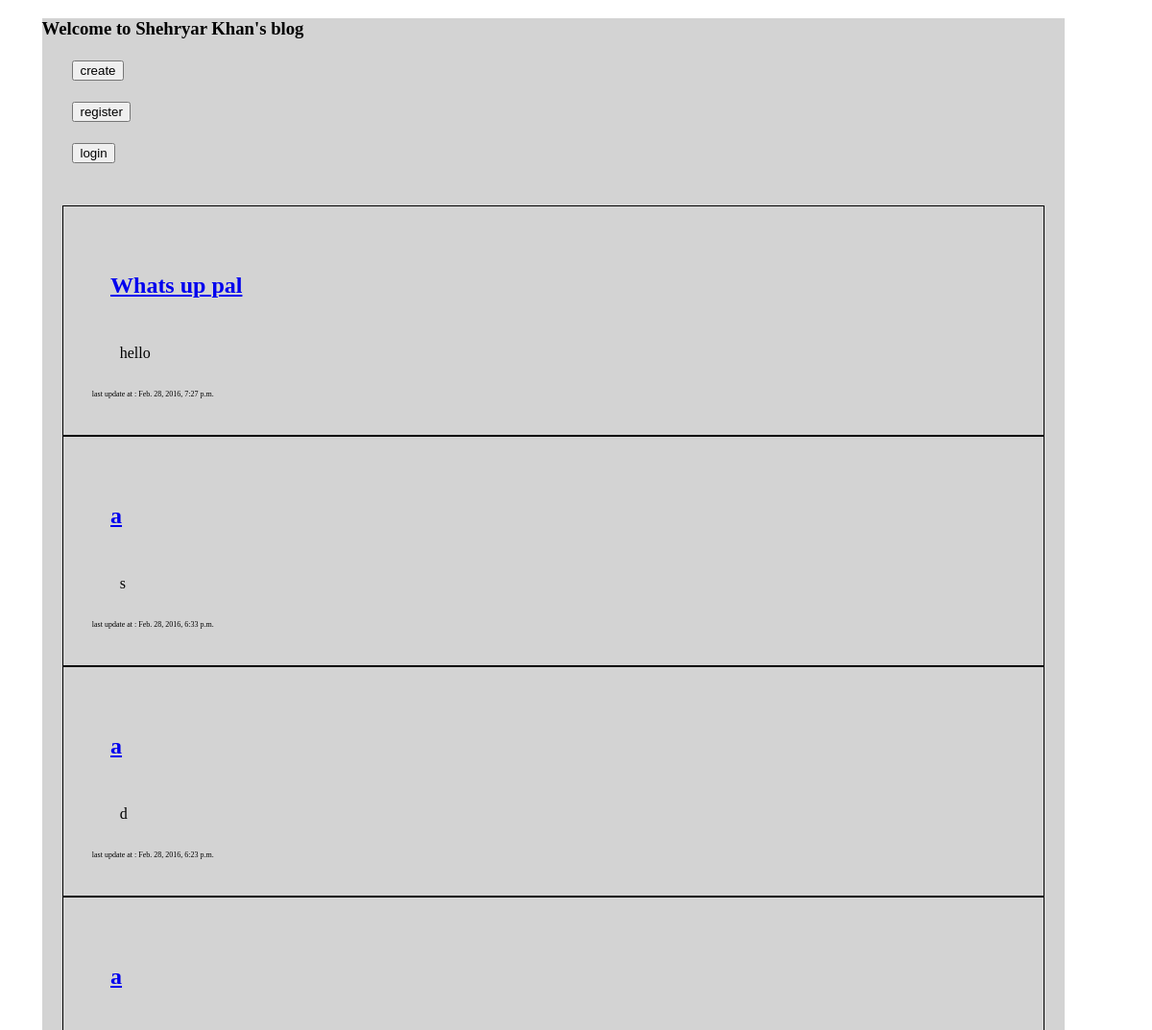
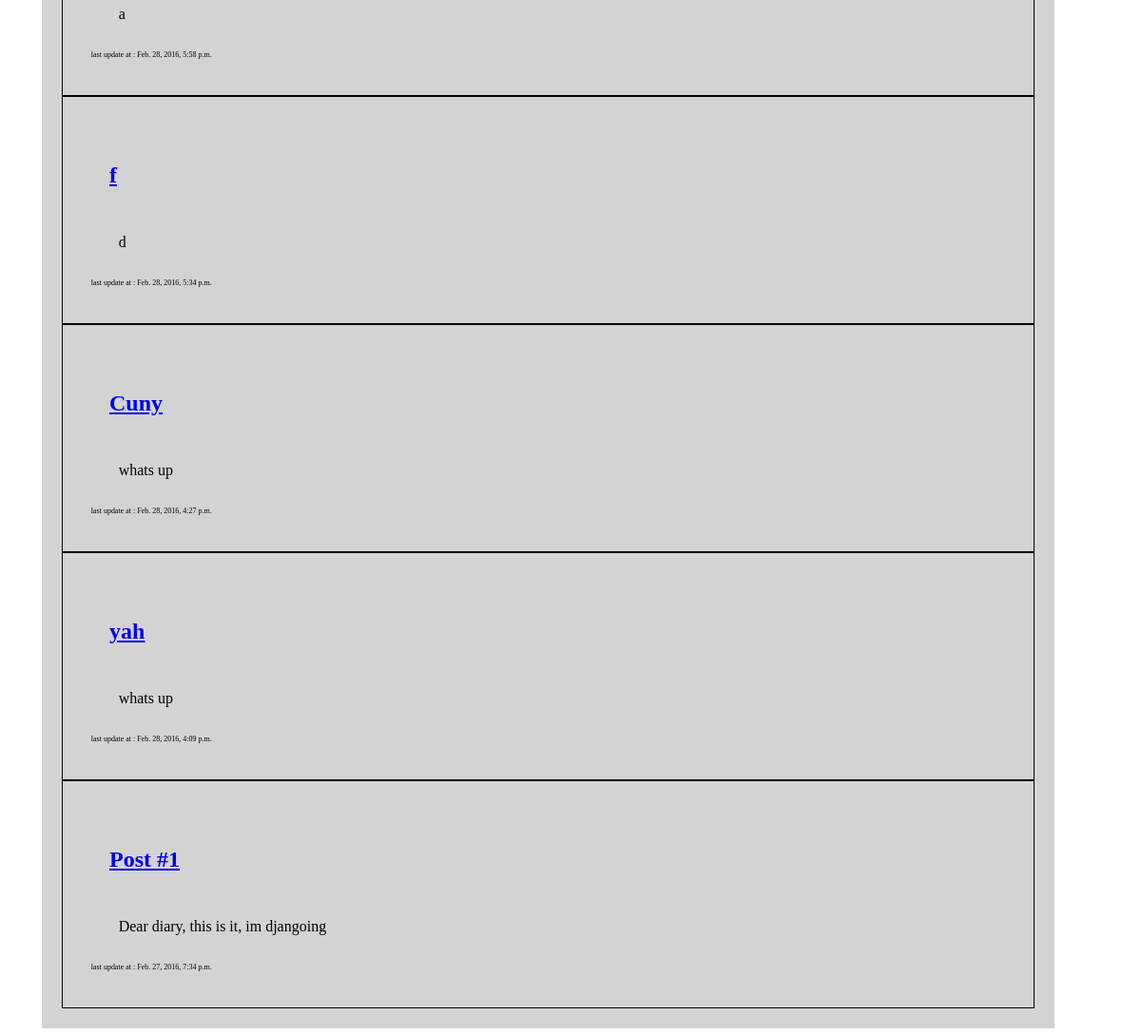
/posts/, run on an earlier commit of the app's database (2 pictures, top to bottom).
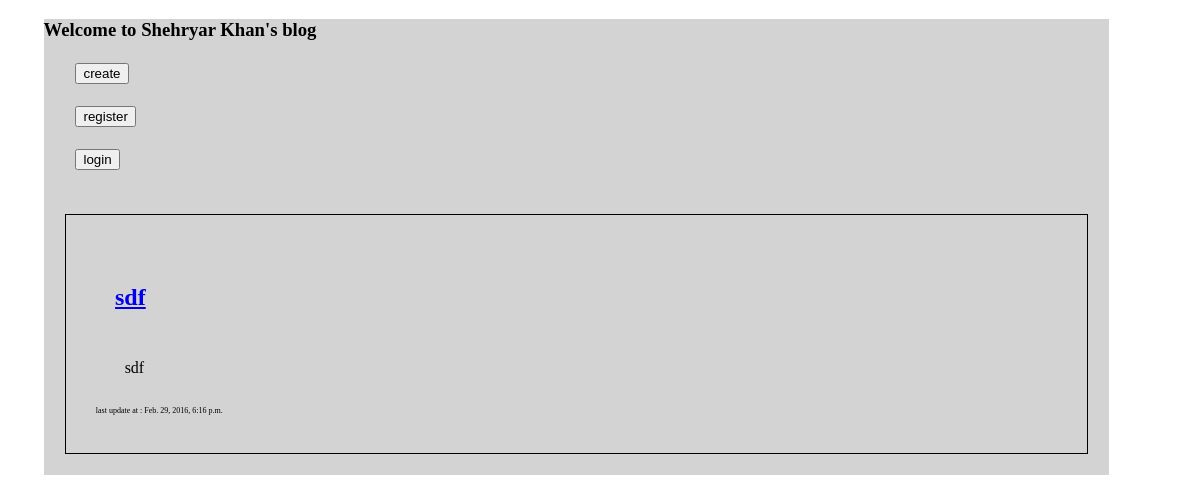
And on a later commit of the database.
### posts/models.py (models this page shows, shortened)
class Post(models.Model):
	title = models.CharField(max_length = 50)
	content = models.TextField()
	created_at = models.DateTimeField(editable=False)
	updated_at = models.DateTimeField()
	slug = models.SlugField(max_length=50)

### posts/views.py (the view)
class index(View):
	def get(self,request):
		template = "index.html"
		blog_list = Post.objects.all().order_by('-updated_at')
		context = {
			"posts" : blog_list
		}
		return render(request, 'index.html', context)

### posts/templates/index.html (shortened to what this page needs)
{% extends "base.html" %}
{% block content %}
<div class = "container">
	<div class "row">
			<h5> <a type="button"href="{% url 'posts:create' %}"><button type="button">create</h5></a>
	</div>
	<div class "row">
			<h5> <a type="button" href="{% url 'posts:register' %}"><button type="button">register</h5></a>
	</div>
<div class "row">
			<h5> <a type="button"href="{% url 'posts:login' %}"><button type="button">login</h5></a>
	</div>
</div>
<div class = "container_row">
	{% for post in posts %}
		<div class = "row">
			<div class="small-9 large-8 columns details">
				<h2 class = "title"><a href="{% url 'posts:details' slug=post.slug %}">{{post.title}}</h2></a>
				<div class = "post">
					<p>{{post.content}}</p>
				</div>
				<div class = "created">
				<p class = "time">last update at : {{post.updated_at}}</p>
				</div>
			</div>
		</div>
	{% endfor %}
</div>
{% endblock content %}

### posts/templates/base.html (shortened to what this page needs)
<!DOCTYPE html>
{% load staticfiles %}
<html lang="en">
<head>
    <link rel="stylesheet" href="https://cdnjs.cloudflare.com/ajax/libs/foundation/5.5.2/css/foundation.css" />
    <link rel="stylesheet" type="text/css" href="{% static 'blog.css' %}" />
</head>
<body>
	<div class = container>
			<h3>Welcome to Shehryar Khan's blog </h3>
		{% block content %}
		{% endblock content %}
	</div>
</body>
</html>

### posts/static/blog.css (style rules this page uses)
.container { background-color: lightgrey; width: 90%; margin: 1%; margin-left: 3%; }
.time { font-size: 8px; }
.title { border: .01% solid black; padding: 2%; }
.post { border: :1px solid black; margin: 3% }
.container_row { padding: 2%; }
.details { border: 1px solid black; padding: 30px; }

What changed in the data, as far as the page shows it:
removed Post: title "Whats up pal", content "hello", updated_at "Feb. 28, 2016, 7:27 p.m."
removed Post: title "a", content "s", updated_at "Feb. 28, 2016, 6:33 p.m."
removed Post: title "a", content "d", updated_at "Feb. 28, 2016, 6:23 p.m."
removed Post: title "a", content "a", updated_at "Feb. 28, 2016, 5:58 p.m."
removed Post: title "f", content "d", updated_at "Feb. 28, 2016, 5:34 p.m."
removed Post: title "Cuny", content "whats up", updated_at "Feb. 28, 2016, 4:27 p.m."
removed Post: title "yah", content "whats up", updated_at "Feb. 28, 2016, 4:09 p.m."
removed Post: title "Post #1", content "Dear diary, this is it, im djangoing", updated_at "Feb. 27, 2016, 7:34 p.m."
added Post: title "sdf", content "sdf", updated_at "Feb. 29, 2016, 6:16 p.m."
